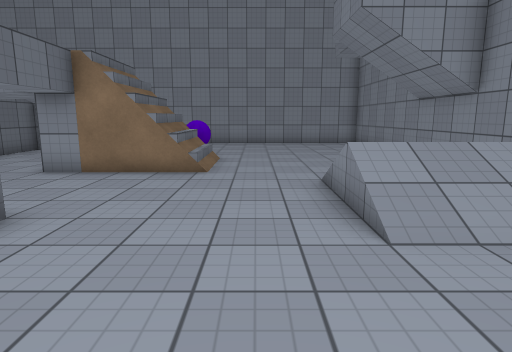
View 1 (above)

14 first-person views from a walk through a Unity game level. The camera is 1.4 m above the floor, tilts 10° down and sees 75° across. The floor is counted in squares, 1 m on a side. Each view is taken from the middle of a square. On the plan, view 1 faces up. The plan holds only what a view shows up to about 15 squares ahead; the rest is blank. The place goes on beyond the plan. Surface patterns are stand-ins for the level's own textures.

View 2
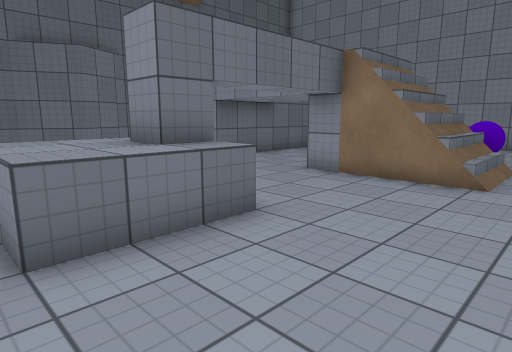

View 3
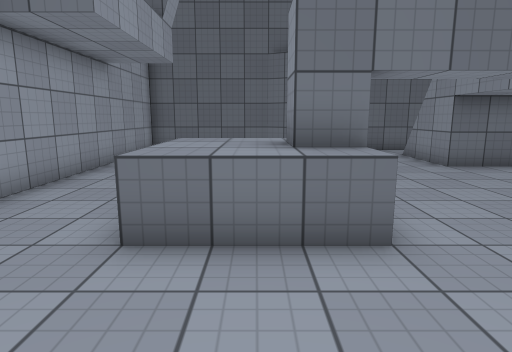

View 4
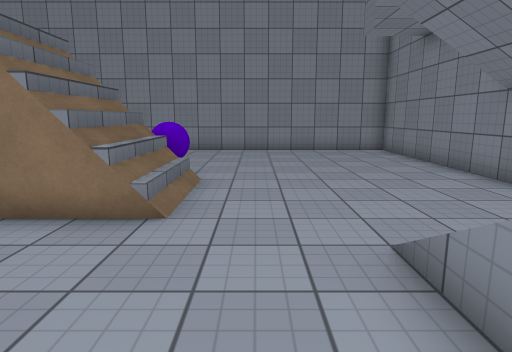

View 5
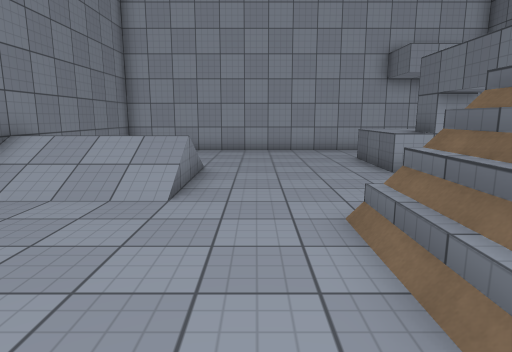

View 6
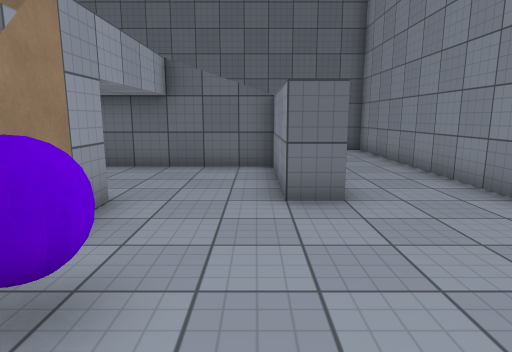

View 7
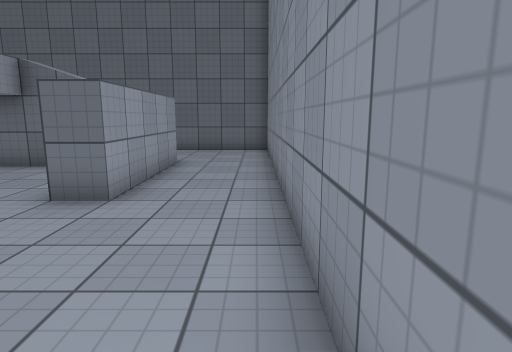

View 8
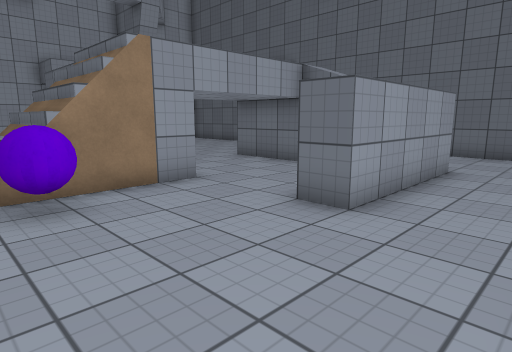

View 9
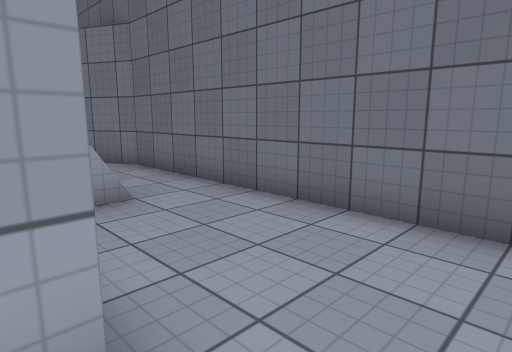

View 10
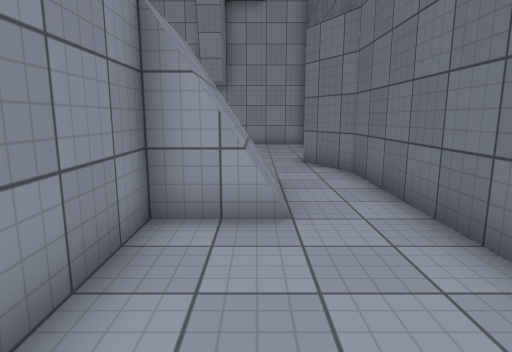

View 11
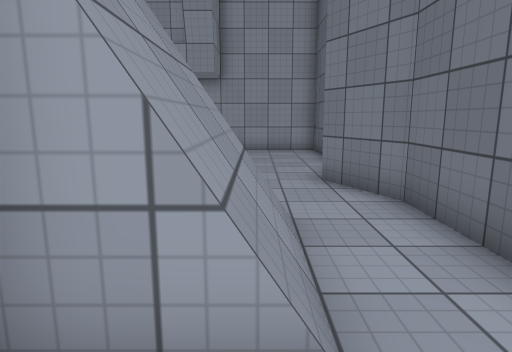

View 12
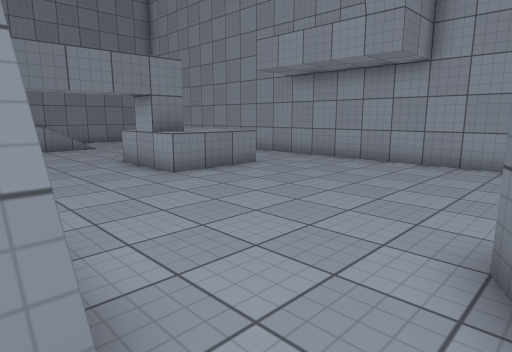

View 13
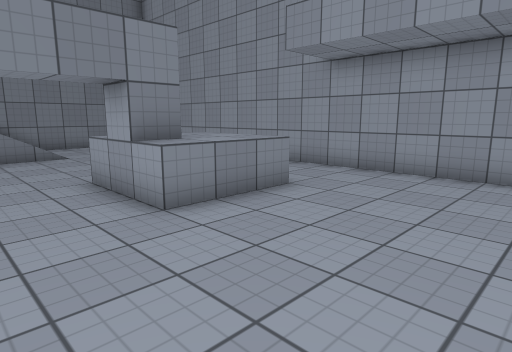

View 14
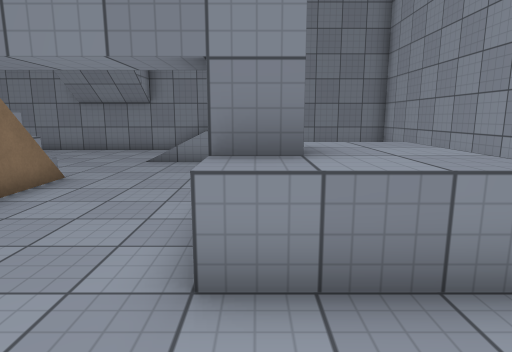

### Floor plan
Key: @ floor where view 1 was taken; # wall or solid block; . floor; / step, stairs or slope; ^ raised ledge; B purple ball.
Columns run from 15 left of view 1 to 6 right of it. Each row starts with its distance up from view 1.
 19 ######################
 18 #....................#
 17 #....................#
 16 #....................#
 15 #....#####...........#
 14 #....#...............#
 13 #....#.......B.......#
 12 #....#......BB.......#
 11 #..###.... ///.......#
 10 #..###.... ///.......#
  9 #..###.... ///.......#
  8 #....................#
  7 ##...............////#
  6  #...............////#
  5  #...............////#
  4 ##.......^#^.....// /#
  3 #........^^^.........#
  2 #........^^^.........#
  1 #.................   #
  0 #..............@..   #
 -1 #.................   #
 -2 ######################

Positions as (right, up) in squares from view 1, and headings:
1: (0, 0), facing up
2: (0, 1), facing up-left
3: (0, 3), facing left
4: (0, 4), facing up
5: (0, 13), facing down
6: (0, 14), facing left
7: (0, 18), facing left
8: (-1, 18), facing down-left
9: (-10, 17), facing down-left
10: (-12, 16), facing down
11: (-12, 13), facing down
12: (-14, 9), facing down-right
13: (-11, 7), facing down-right
14: (-9, 4), facing right
